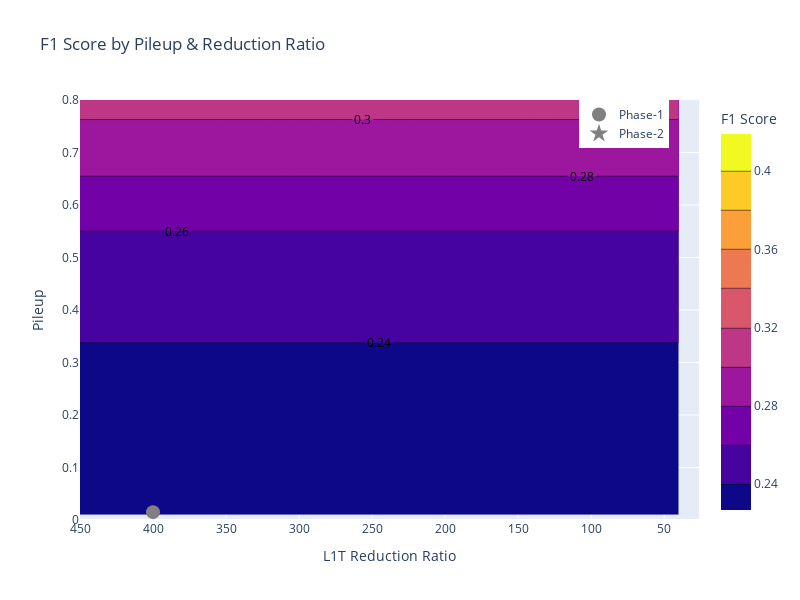

Notebook cell for this chart:
### Code cell
fig = go.Figure(data =
    go.Contour(
        z=smoothed_f1,
        x=l1t_reductions, # horizontal axis
        y=pileup, # vertical axis,
        contours = dict(showlabels = True),
        colorbar = dict(title = "F1 Score")
         
    ),
    )

y_offset = 0.015
fig.add_trace(go.Scatter(x = (400,),
                        y = (0.0 + y_offset,),
                        mode = "markers",
                        marker = dict(size = 14, color = "gray", symbol="circle"),
                        name = "Phase-1"))

fig.add_trace(go.Scatter(x = (53.3,),
                        y = (1.0 - y_offset,),
                        mode = "markers",
                        marker = dict(size = 14, color = "gray", symbol = "star"),
                        name = "Phase-2"))

fig.update_layout(width = 800, 
                  height = 600,
                  xaxis_title = "L1T Reduction Ratio",
                  yaxis_title = "Pileup",
                  title = "F1 Score by Pileup & Reduction Ratio",
                  legend=dict(xanchor = "right",
                    x = 0.95))
fig.update_xaxes(autorange="reversed")
fig.update_yaxes(range=[0.0, 0.8])
fig.show()

### Figure 1 — Plotly figure (JSON) as saved in the notebook; plotly's stock layout.template omitted (floating-point values rounded to 4 significant figures; data arrays with more than 128 entries replaced by an {"elided": "..."} marker saying what was removed)
{"data": [{"colorbar": {"title": {"text": "F1 Score"}}, "contours": {"showlabels": true}, "type": "contour", "x": [450, 445.9, 441.8, 437.7, 433.6, 429.5, 425.4, 421.3, 417.2, 413.1, 409, 404.9, 400.8, 396.7, 392.6, 388.5, 384.4, 380.3, 376.2, 372.1, 368, 363.9, 359.8, 355.7, 351.6, 347.5, 343.4, 339.3, 335.2, 331.1, 327, 322.9, 318.8, 314.7, 310.6, 306.5, 302.4, 298.3, 294.2, 290.1, 286, 281.9, 277.8, 273.7, 269.6, 265.5, 261.4, 257.3, 253.2, 249.1, 245.0, 240.9, 236.8, 232.7, 228.6, 224.5, 220.4, 216.3, 212.2, 208.1, 204.0, 199.9, 195.8, 191.7, 187.6, 183.5, 179.4, 175.3, 171.2, 167.1, 163, 158.9, 154.8, 150.7, 146.6, 142.5, 138.4, 134.3, 130.2, 126.1, 122, 117.9, 113.8, 109.7, 105.6, 101.5, 97.4, 93.3, 89.2, 85.1, 81.0, 76.9, 72.8, 68.7, 64.6, 60.5, 56.4, 52.3, 48.2, 44.1, 40], "y": [0.01, 0.0199, 0.0298, 0.0397, 0.0496, 0.0595, 0.0694, 0.0793, 0.0892, 0.0991, 0.109, 0.1189, 0.1288, 0.1387, 0.1486, 0.1585, 0.1684, 0.1783, 0.1882, 0.1981, 0.208, 0.2179, 0.2278, 0.2377, 0.2476, 0.2575, 0.2674, 0.2773, 0.2872, 0.2971, 0.307, 0.3169, 0.3268, 0.3367, 0.3466, 0.3565, 0.3664, 0.3763, 0.3862, 0.3961, 0.406, 0.4159, 0.4258, 0.4357, 0.4456, 0.4555, 0.4654, 0.4753, 0.4852, 0.4951, 0.505, 0.5149, 0.5248, 0.5347, 0.5446, 0.5545, 0.5644, 0.5743, 0.5842, 0.5941, 0.604, 0.6139, 0.6238, 0.6337, 0.6436, 0.6535, 0.6634, 0.6733, 0.6832, 0.6931, 0.703, 0.7129, 0.7228, 0.7327, 0.7426, 0.7525, 0.7624, 0.7723, 0.7822, 0.7921, 0.802, 0.8119, 0.8218, 0.8317, 0.8416, 0.8515, 0.8614, 0.8713, 0.8812, 0.8911, 0.901, 0.9109, 0.9208, 0.9307, 0.9406, 0.9505, 0.9604, 0.9703, 0.9802, 0.9901, 1], "z": {"elided": "101x101 float values"}}, {"marker": {"color": "gray", "size": 14, "symbol": "circle"}, "mode": "markers", "name": "Phase-1", "type": "scatter", "x": [400], "y": [0.015]}, {"marker": {"color": "gray", "size": 14, "symbol": "star"}, "mode": "markers", "name": "Phase-2", "type": "scatter", "x": [53.3], "y": [0.985]}], "layout": {"height": 600, "legend": {"x": 0.95, "xanchor": "right"}, "title": {"text": "F1 Score by Pileup & Reduction Ratio"}, "width": 800, "xaxis": {"autorange": "reversed", "title": {"text": "L1T Reduction Ratio"}}, "yaxis": {"range": [0, 0.8], "title": {"text": "Pileup"}}}}
